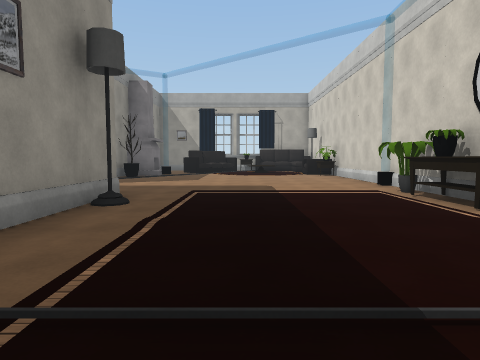
[1] (above)

22 first-person views from a walk through a Unity game level. The camera is 1.3 m above the floor, tilts 4° down and sees 75° across. The floor is counted in squares, 2 m on a side. Each view is taken from the middle of a square. On the plan, view 1 faces up. The plan holds only what a view shows up to about 10 squares ahead; the rest is blank. Some animated figures are left out. Some surface patterns are stand-ins.

[2]
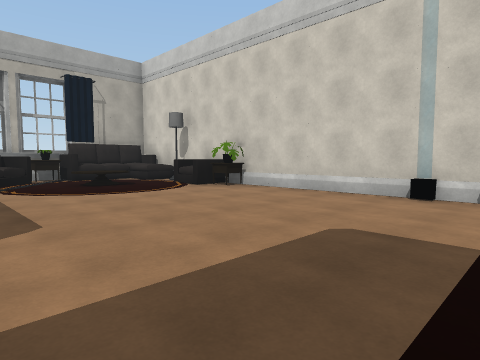

[3]
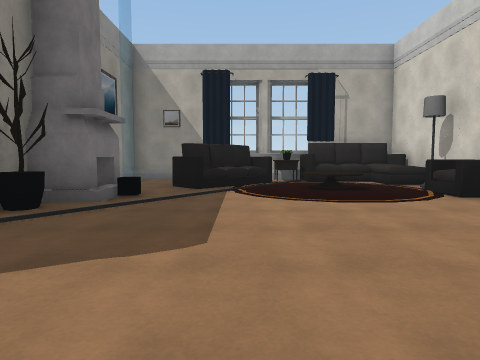

[4]
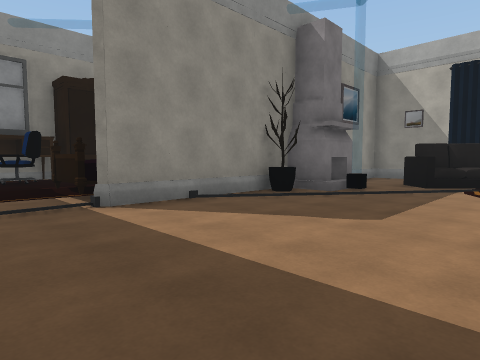

[5]
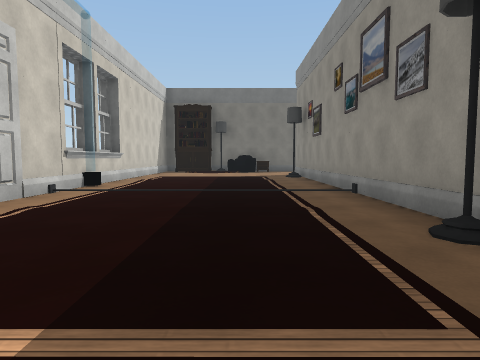

[6]
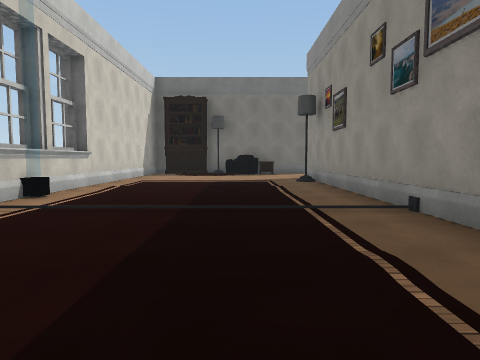

[7]
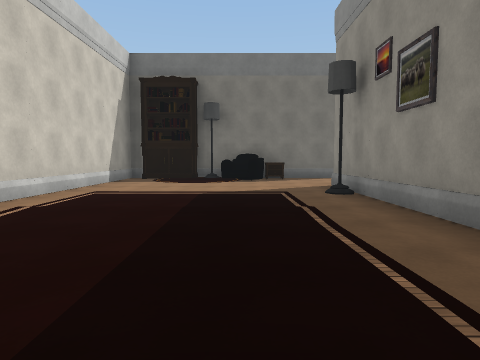

[8]
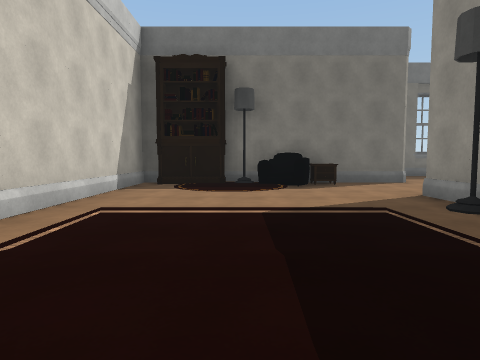

[9]
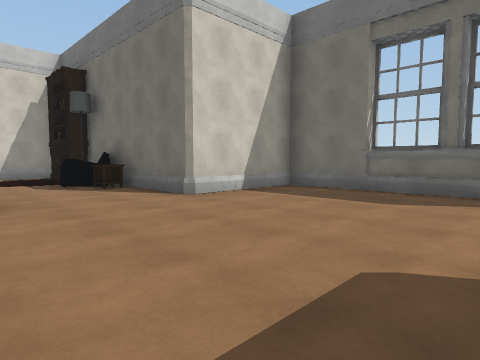

[10]
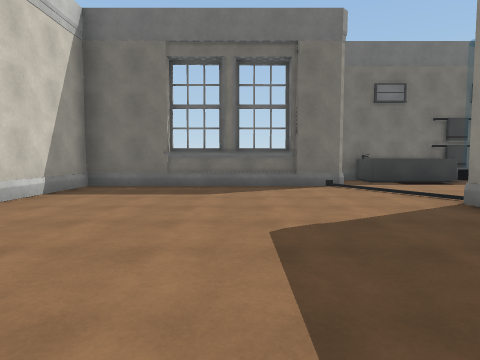

[11]
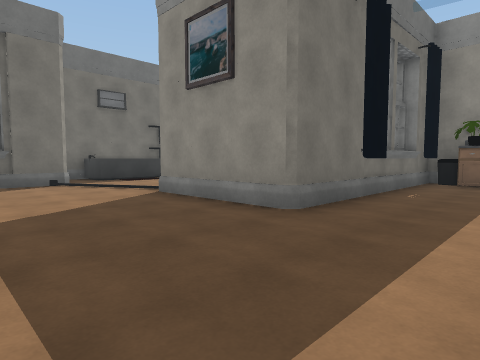

[12]
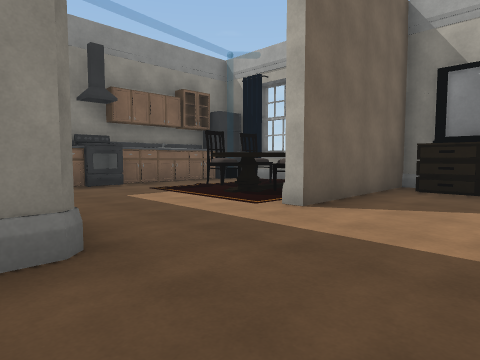

[13]
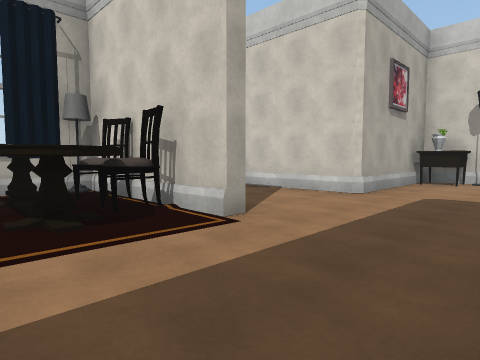

[14]
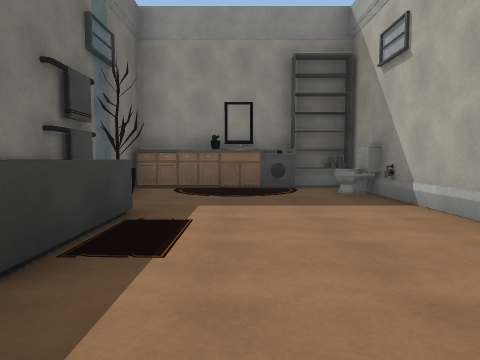

[15]
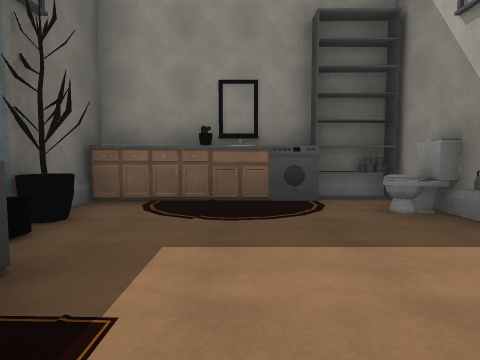

[16]
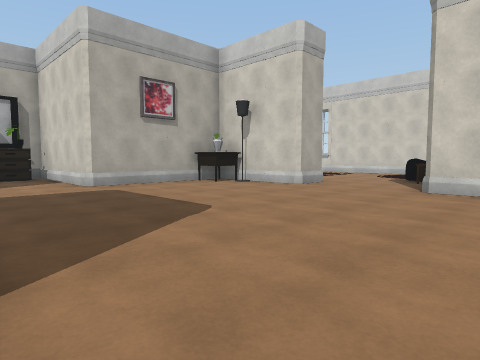

[17]
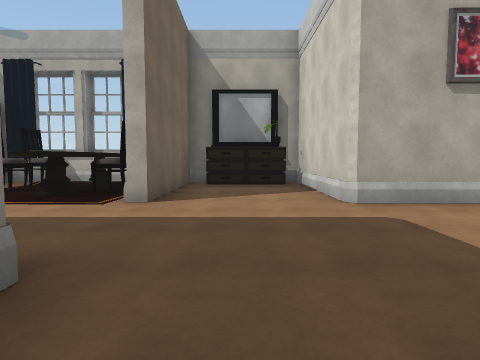

[18]
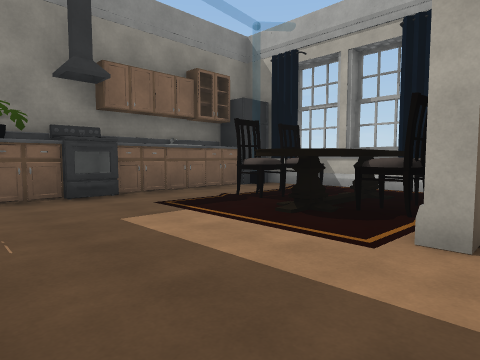

[19]
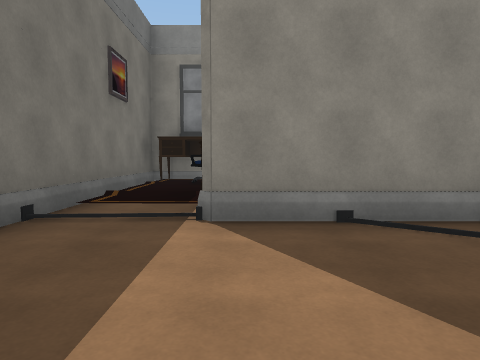

[20]
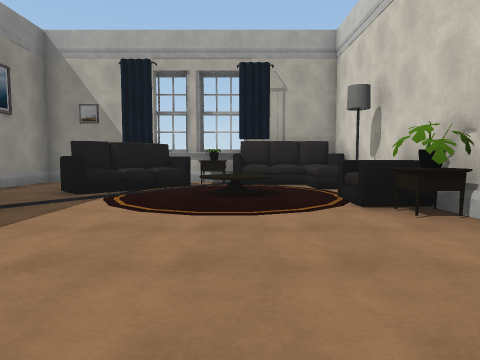

[21]
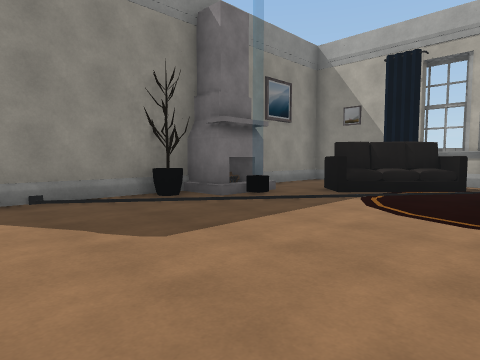

[22]
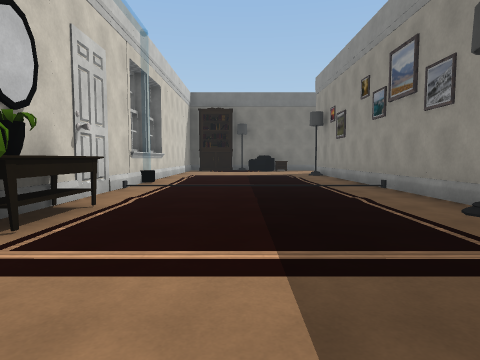

### Floor plan
Key: @ floor where view 1 was taken; # wall or solid block; . main floor; : floor 0.25 m higher than the main floor; / step, stairs or slope; = window, fence, low wall or low ledge; N nightstand; C curtain; S sofa; F fireplace; B bed; L closet; E desk; H chair; A carpet; R drawers; G oven; I cabinet; O other object.
Columns run from 16 left of view 1 to 4 right of it. Each row starts with its distance up from view 1.
 17            ##########
 16            #....NCSS#
 15            #..SSS..=#
 14            #..S..O.O#
 13            ##....O.S#
 12             FO.....S#
 11             O......N#
 10            B........#
  9        L   B........#
  8        E::BB........#
  7        #H:::........O
  6        #/////......O#
  5        #######.....N#
  4              #O....N#
  3              #......#
  2  #########   #......#
  1 OO.H.O.RR#   #......#
  0 #.. OH...#   #..@..O#
 -1 #.HOOH#..#   #......#
 -2 #...O.#..#####......#
 -3 G..........N##......#
 -4 O...........##O.....#
 -5 O............#......#
 -6  #####..............#
 -7      #..........S...#
 -8 ######.........NSAA##
 -9 OOO..........##
-10 O............#
-11 #............#
-12 AIO....#######
-13 I.O.=#.
-14  ######

Where each view was taken, in squares from view 1:
view 1: 0 up, 0 right, facing up
view 2: 6 up, 2 left, facing up-right
view 3: 7 up, 1 left, facing up
view 4: 6 up, 0 right, facing up-left
view 5: 7 up, 0 right, facing down
view 6: 5 up, 0 right, facing down
view 7: 2 up, 0 right, facing down
view 8: 0 up, 1 right, facing down
view 9: 5 down, 8 left, facing down-right
view 10: 4 down, 7 left, facing down
view 11: 3 down, 7 left, facing down-left
view 12: 6 down, 8 left, facing up-left
view 13: 5 down, 13 left, facing up-right
view 14: 11 down, 9 left, facing left
view 15: 11 down, 11 left, facing left
view 16: 10 down, 10 left, facing up-right
view 17: 7 down, 9 left, facing up
view 18: 5 down, 10 left, facing up-left
view 19: 8 up, 1 left, facing left
view 20: 8 up, 1 right, facing up
view 21: 8 up, 1 right, facing up-left
view 22: 8 up, 1 right, facing down
